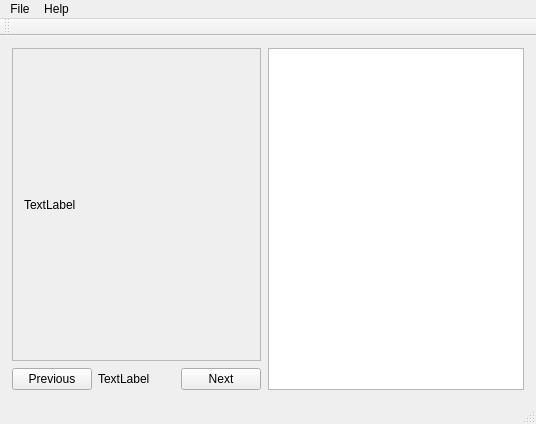
<?xml version="1.0" encoding="UTF-8"?>
<ui version="4.0">
 <class>BioFaceReco2Class</class>
 <widget class="QMainWindow" name="BioFaceReco2Class">
  <property name="geometry">
   <rect>
    <x>0</x>
    <y>0</y>
    <width>536</width>
    <height>424</height>
   </rect>
  </property>
  <property name="windowTitle">
   <string>BioFaceReco2</string>
  </property>
  <widget class="QWidget" name="centralWidget">
   <property name="sizePolicy">
    <sizepolicy hsizetype="Expanding" vsizetype="Expanding">
     <horstretch>0</horstretch>
     <verstretch>0</verstretch>
    </sizepolicy>
   </property>
   <layout class="QGridLayout" name="gridLayout">
    <item row="0" column="0">
     <layout class="QHBoxLayout" name="horizontalLayout">
      <property name="leftMargin">
       <number>1</number>
      </property>
      <property name="topMargin">
       <number>1</number>
      </property>
      <property name="rightMargin">
       <number>1</number>
      </property>
      <property name="bottomMargin">
       <number>1</number>
      </property>
      <item>
       <layout class="QVBoxLayout" name="verticalLayout_2">
        <item>
         <widget class="QScrollArea" name="scrollArea">
          <property name="widgetResizable">
           <bool>true</bool>
          </property>
          <widget class="QWidget" name="scrollAreaWidgetContents">
           <property name="geometry">
            <rect>
             <x>0</x>
             <y>0</y>
             <width>243</width>
             <height>309</height>
            </rect>
           </property>
           <layout class="QGridLayout" name="gridLayout_2">
            <item row="0" column="0">
             <widget class="QLabel" name="label">
              <property name="text">
               <string>TextLabel</string>
              </property>
             </widget>
            </item>
           </layout>
          </widget>
         </widget>
        </item>
        <item>
         <spacer name="verticalSpacer">
          <property name="orientation">
           <enum>Qt::Vertical</enum>
          </property>
          <property name="sizeType">
           <enum>QSizePolicy::Minimum</enum>
          </property>
          <property name="sizeHint" stdset="0">
           <size>
            <width>1</width>
            <height>1</height>
           </size>
          </property>
         </spacer>
        </item>
        <item>
         <layout class="QHBoxLayout" name="horizontalLayout_2">
          <item>
           <widget class="QPushButton" name="prevImageBtn">
            <property name="text">
             <string>Previous</string>
            </property>
           </widget>
          </item>
          <item>
           <widget class="QLabel" name="imageLabel">
            <property name="text">
             <string>TextLabel</string>
            </property>
           </widget>
          </item>
          <item>
           <widget class="QPushButton" name="nextImageBtn">
            <property name="text">
             <string>Next</string>
            </property>
           </widget>
          </item>
         </layout>
        </item>
       </layout>
      </item>
      <item>
       <spacer name="horizontalSpacer">
        <property name="orientation">
         <enum>Qt::Horizontal</enum>
        </property>
        <property name="sizeType">
         <enum>QSizePolicy::Preferred</enum>
        </property>
        <property name="sizeHint" stdset="0">
         <size>
          <width>1</width>
          <height>1</height>
         </size>
        </property>
       </spacer>
      </item>
      <item>
       <widget class="QTextEdit" name="text"/>
      </item>
     </layout>
    </item>
   </layout>
  </widget>
  <widget class="QMenuBar" name="menuBar">
   <property name="geometry">
    <rect>
     <x>0</x>
     <y>0</y>
     <width>536</width>
     <height>21</height>
    </rect>
   </property>
   <widget class="QMenu" name="menuFile">
    <property name="title">
     <string>File</string>
    </property>
    <addaction name="actionOpen"/>
    <addaction name="separator"/>
    <addaction name="actionExit"/>
   </widget>
   <widget class="QMenu" name="menuHelp">
    <property name="title">
     <string>Help</string>
    </property>
    <addaction name="actionAbout"/>
   </widget>
   <addaction name="menuFile"/>
   <addaction name="menuHelp"/>
  </widget>
  <widget class="QToolBar" name="mainToolBar">
   <attribute name="toolBarArea">
    <enum>TopToolBarArea</enum>
   </attribute>
   <attribute name="toolBarBreak">
    <bool>false</bool>
   </attribute>
  </widget>
  <widget class="QStatusBar" name="statusBar"/>
  <action name="actionAbout">
   <property name="text">
    <string>About...</string>
   </property>
  </action>
  <action name="actionOpen">
   <property name="text">
    <string>Open...</string>
   </property>
  </action>
  <action name="actionExit">
   <property name="text">
    <string>Exit</string>
   </property>
  </action>
 </widget>
 <layoutdefault spacing="6" margin="11"/>
 <resources>
  <include location="biofacereco2.qrc"/>
 </resources>
 <connections/>
</ui>
